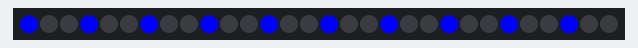
Bench run of a sketch on a simulated Arduino Uno, built with avr-gcc and run on an emulated ATmega328P. On the bench: 30 RGB LEDs in strip order, left to right. What the sketch prints to the serial monitor is not drawn.

Above: at 0.35 s.
At 104.2 s:
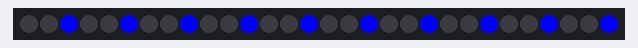

The sketch:

LEDInfiniteChase.ino
```cpp
/*
 * CHASE classes that infinitely chase colors in different orders of colors A and B.
 * "Mid" classes start the chase from the middle of the LED strip and extend outward.
 * AABB
 * ABBB
 * midAABB
 * midABBB
 */

#include <Adafruit_NeoPixel.h>

#define PIN 6
#define N_LEDS 30

Adafruit_NeoPixel strip = Adafruit_NeoPixel(N_LEDS, PIN, NEO_GRB + NEO_KHZ800);

void setup() {
  Serial.begin(9800);
  strip.begin();
  strip.show();

}

void loop() {

//COLORS
  uint32_t red = strip.Color(255, 0, 0);
  uint32_t green = strip.Color(0, 255, 0);
  uint32_t blue = strip.Color(0, 0, 255);
  uint32_t purple = strip.Color(255, 0, 255);
  uint32_t white = strip.Color(50, 50, 50);
  uint32_t black = strip.Color(0, 0, 0);

  Serial.print(purple);
  ABBBChase(blue, black, 85);
}

static void AABBChase(uint32_t c1, uint32_t c2, int speed){
// Creates an A-A-B-B pattern.

for(int i=0; i<4; i++){
  strip.setPixelColor(i-3,  c1);
  strip.setPixelColor(i-2,  c1);
  strip.setPixelColor(i-1,  c2);
  strip.setPixelColor(i+0,  c2);
  strip.setPixelColor(i+1,  c1);
  strip.setPixelColor(i+2,  c1);
  strip.setPixelColor(i+3,  c2);
  strip.setPixelColor(i+4,  c2);
  strip.setPixelColor(i+5,  c1);
  strip.setPixelColor(i+6,  c1);
  strip.setPixelColor(i+7,  c2);
  strip.setPixelColor(i+8,  c2);
  strip.setPixelColor(i+9,  c1);
  strip.setPixelColor(i+10, c1);
  strip.setPixelColor(i+11, c2);
  strip.setPixelColor(i+12, c2);
  strip.setPixelColor(i+13, c1);
  strip.setPixelColor(i+14, c1);
  strip.setPixelColor(i+15, c2);
  strip.setPixelColor(i+16, c2);
  strip.setPixelColor(i+17, c1);
  strip.setPixelColor(i+18, c1);
  strip.setPixelColor(i+19, c2);
  strip.setPixelColor(i+20, c2);
  strip.setPixelColor(i+21, c1);
  strip.setPixelColor(i+22, c1);
  strip.setPixelColor(i+23, c2);
  strip.setPixelColor(i+24, c2);
  strip.setPixelColor(i+25, c1);
  strip.setPixelColor(i+26, c1);
  strip.setPixelColor(i+27, c2);
  strip.setPixelColor(i+28, c2);
  strip.setPixelColor(i+29, c1);

  strip.show();
  delay(speed); //higher number = lower speed
  }
}

static void ABBBChase(uint32_t c1, uint32_t c2, int speed){
// Creates an A-B-B-B pattern.

for(int i=0; i<4; i++){
  strip.setPixelColor(i-3,  c1);
  strip.setPixelColor(i-2,  c2);
  strip.setPixelColor(i-1,  c2);
  strip.setPixelColor(i+0,  c1);
  strip.setPixelColor(i+1,  c2);
  strip.setPixelColor(i+2,  c2);
  strip.setPixelColor(i+3,  c1);
  strip.setPixelColor(i+4,  c2);
  strip.setPixelColor(i+5,  c2);
  strip.setPixelColor(i+6,  c1);
  strip.setPixelColor(i+7,  c2);
  strip.setPixelColor(i+8,  c2);
  strip.setPixelColor(i+9,  c1);
  strip.setPixelColor(i+10, c2);
  strip.setPixelColor(i+11, c2);
  strip.setPixelColor(i+12, c1);
  strip.setPixelColor(i+13, c2);
  strip.setPixelColor(i+14, c2);
  strip.setPixelColor(i+15, c1);
  strip.setPixelColor(i+16, c2);
  strip.setPixelColor(i+17, c2);
  strip.setPixelColor(i+18, c1);
  strip.setPixelColor(i+19, c2);
  strip.setPixelColor(i+20, c2);
  strip.setPixelColor(i+21, c1);
  strip.setPixelColor(i+22, c2);
  strip.setPixelColor(i+23, c2);
  strip.setPixelColor(i+24, c1);
  strip.setPixelColor(i+25, c2);
  strip.setPixelColor(i+26, c2);
  strip.setPixelColor(i+27, c1);
  strip.setPixelColor(i+28, c2);
  strip.setPixelColor(i+29, c2);

  strip.show();
  delay(speed);
  }
}

static void midAABBChase(uint32_t c1, uint32_t c2, int speed){
// Creates a center origin AABB pattern.

for(int i=0; i<4; i++){
//Set 1
if(i==0){
  strip.setPixelColor(0,  c2);
  strip.setPixelColor(1,  c2);
  strip.setPixelColor(2,  c1);
  strip.setPixelColor(3,  c1);
  strip.setPixelColor(4,  c2);
  strip.setPixelColor(5,  c2);
  strip.setPixelColor(6,  c1);
  strip.setPixelColor(7,  c1);
  strip.setPixelColor(8,  c2);
  strip.setPixelColor(9,  c2);
  strip.setPixelColor(10, c1);
  strip.setPixelColor(11, c1);
  strip.setPixelColor(12, c2);
  strip.setPixelColor(13, c2);
  strip.setPixelColor(14, c1);
  // --------------ORIGIN------------------
  strip.setPixelColor(15, c1);
  strip.setPixelColor(17, c2);
  strip.setPixelColor(18, c1);
  strip.setPixelColor(19, c1);
  strip.setPixelColor(20, c2);
  strip.setPixelColor(21, c2);
  strip.setPixelColor(22, c1);
  strip.setPixelColor(23, c1);
  strip.setPixelColor(24, c2);
  strip.setPixelColor(25, c2);
  strip.setPixelColor(26, c1);
  strip.setPixelColor(27, c1);
  strip.setPixelColor(28, c2);
  strip.setPixelColor(29, c2);

  strip.show();
  delay(speed);
}
//Set 2
if (i==1){

  strip.setPixelColor(0,  c2);
  strip.setPixelColor(1,  c1);
  strip.setPixelColor(2,  c1);
  strip.setPixelColor(3,  c2);
  strip.setPixelColor(4,  c2);
  strip.setPixelColor(5,  c1);
  strip.setPixelColor(6,  c1);
  strip.setPixelColor(7,  c2);
  strip.setPixelColor(8,  c2);
  strip.setPixelColor(9,  c1);
  strip.setPixelColor(10, c1);
  strip.setPixelColor(11, c2);
  strip.setPixelColor(12, c2);
  strip.setPixelColor(13, c1);
  strip.setPixelColor(14, c1);
  // --------------ORIGIN------------------
  strip.setPixelColor(15, c1);
  strip.setPixelColor(16, c1);
  strip.setPixelColor(17, c2);
  strip.setPixelColor(18, c2);
  strip.setPixelColor(19, c1);
  strip.setPixelColor(20, c1);
  strip.setPixelColor(21, c2);
  strip.setPixelColor(22, c2);
  strip.setPixelColor(23, c1);
  strip.setPixelColor(24, c1);
  strip.setPixelColor(25, c2);
  strip.setPixelColor(26, c2);
  strip.setPixelColor(27, c1);
  strip.setPixelColor(28, c1);
  strip.setPixelColor(29, c2);

  strip.show();
  delay(speed);
}
//Set 3
if (i==2){
  strip.setPixelColor(0,  c1);
  strip.setPixelColor(1,  c1);
  strip.setPixelColor(2,  c2);
  strip.setPixelColor(3,  c2);
  strip.setPixelColor(4,  c1);
  strip.setPixelColor(5,  c1);
  strip.setPixelColor(6,  c2);
  strip.setPixelColor(7,  c2);
  strip.setPixelColor(8,  c1);
  strip.setPixelColor(9,  c1);
  strip.setPixelColor(10, c2);
  strip.setPixelColor(11, c2);
  strip.setPixelColor(12, c1);
  strip.setPixelColor(13, c1);
  strip.setPixelColor(14, c2);
  // --------------ORIGIN------------------
  strip.setPixelColor(15, c2);
  strip.setPixelColor(16, c1);
  strip.setPixelColor(17, c1);
  strip.setPixelColor(18, c2);
  strip.setPixelColor(19, c2);
  strip.setPixelColor(20, c1);
  strip.setPixelColor(21, c1);
  strip.setPixelColor(22, c2);
  strip.setPixelColor(23, c2);
  strip.setPixelColor(24, c1);
  strip.setPixelColor(25, c1);
  strip.setPixelColor(26, c2);
  strip.setPixelColor(27, c2);
  strip.setPixelColor(28, c1);
  strip.setPixelColor(29, c1);

  strip.show();
  delay(speed);
}
//Set 4
if(i==3){
  strip.setPixelColor(0,  c1);
  strip.setPixelColor(1,  c2);
  strip.setPixelColor(2,  c2);
  strip.setPixelColor(3,  c1);
  strip.setPixelColor(4,  c1);
  strip.setPixelColor(5,  c2);
  strip.setPixelColor(6,  c2);
  strip.setPixelColor(7,  c1);
  strip.setPixelColor(8,  c1);
  strip.setPixelColor(9,  c2);
  strip.setPixelColor(10, c2);
  strip.setPixelColor(11, c1);
  strip.setPixelColor(12, c1);
  strip.setPixelColor(13, c2);
  strip.setPixelColor(14, c2);
  // --------------ORIGIN------------------
  strip.setPixelColor(15, c2);
  strip.setPixelColor(16, c2);
  strip.setPixelColor(17, c1);
  strip.setPixelColor(18, c1);
  strip.setPixelColor(19, c2);
  strip.setPixelColor(20, c2);
  strip.setPixelColor(21, c1);
  strip.setPixelColor(22, c1);
  strip.setPixelColor(23, c2);
  strip.setPixelColor(24, c2);
  strip.setPixelColor(25, c1);
  strip.setPixelColor(26, c1);
  strip.setPixelColor(27, c2);
  strip.setPixelColor(28, c2);
  strip.setPixelColor(29, c1);

  strip.show();
  delay(speed);
    }
  }
}

static void midABBBChase(uint32_t c1, uint32_t c2, int speed){
// Creates a center origin ABBB pattern.

for(int i=0; i<4; i++){
//Set 1
if(i==0){
  strip.setPixelColor(0,  c2);
  strip.setPixelColor(1,  c2);
  strip.setPixelColor(2,  c1);
  strip.setPixelColor(3,  c2);
  strip.setPixelColor(4,  c2);
  strip.setPixelColor(5,  c2);
  strip.setPixelColor(6,  c1);
  strip.setPixelColor(7,  c2);
  strip.setPixelColor(8,  c2);
  strip.setPixelColor(9,  c2);
  strip.setPixelColor(10, c1);
  strip.setPixelColor(11, c2);
  strip.setPixelColor(12, c2);
  strip.setPixelColor(13, c2);
  strip.setPixelColor(14, c1);
  // --------------ORIGIN------------------
  strip.setPixelColor(15, c1);
  strip.setPixelColor(16, c2);
  strip.setPixelColor(17, c2);
  strip.setPixelColor(18, c2);
  strip.setPixelColor(19, c1);
  strip.setPixelColor(20, c2);
  strip.setPixelColor(21, c2);
  strip.setPixelColor(22, c2);
  strip.setPixelColor(23, c1);
  strip.setPixelColor(24, c2);
  strip.setPixelColor(25, c2);
  strip.setPixelColor(26, c2);
  strip.setPixelColor(27, c1);
  strip.setPixelColor(28, c2);
  strip.setPixelColor(29, c2);

  strip.show();
  delay(speed);
}
//Set 2
if (i==1){

  strip.setPixelColor(0,  c2);
  strip.setPixelColor(1,  c1);
  strip.setPixelColor(2,  c2);
  strip.setPixelColor(3,  c2);
  strip.setPixelColor(4,  c2);
  strip.setPixelColor(5,  c1);
  strip.setPixelColor(6,  c2);
  strip.setPixelColor(7,  c2);
  strip.setPixelColor(8,  c2);
  strip.setPixelColor(9,  c1);
  strip.setPixelColor(10, c2);
  strip.setPixelColor(11, c2);
  strip.setPixelColor(12, c2);
  strip.setPixelColor(13, c1);
  strip.setPixelColor(14, c2);
  // --------------ORIGIN------------------
  strip.setPixelColor(15, c2);
  strip.setPixelColor(16, c1);
  strip.setPixelColor(17, c2);
  strip.setPixelColor(18, c2);
  strip.setPixelColor(19, c2);
  strip.setPixelColor(20, c1);
  strip.setPixelColor(21, c2);
  strip.setPixelColor(22, c2);
  strip.setPixelColor(23, c2);
  strip.setPixelColor(24, c1);
  strip.setPixelColor(25, c2);
  strip.setPixelColor(26, c2);
  strip.setPixelColor(27, c2);
  strip.setPixelColor(28, c1);
  strip.setPixelColor(29, c2);

  strip.show();
  delay(speed);
}
//Set 3
if (i==2){
  strip.setPixelColor(0,  c1);
  strip.setPixelColor(1,  c2);
  strip.setPixelColor(2,  c2);
  strip.setPixelColor(3,  c2);
  strip.setPixelColor(4,  c1);
  strip.setPixelColor(5,  c2);
  strip.setPixelColor(6,  c2);
  strip.setPixelColor(7,  c2);
  strip.setPixelColor(8,  c1);
  strip.setPixelColor(9,  c2);
  strip.setPixelColor(10, c2);
  strip.setPixelColor(11, c2);
  strip.setPixelColor(12, c1);
  strip.setPixelColor(13, c2);
  strip.setPixelColor(14, c2);
  // --------------ORIGIN------------------
  strip.setPixelColor(15, c2);
  strip.setPixelColor(16, c2);
  strip.setPixelColor(17, c1);
  strip.setPixelColor(18, c2);
  strip.setPixelColor(19, c2);
  strip.setPixelColor(20, c2);
  strip.setPixelColor(21, c1);
  strip.setPixelColor(22, c2);
  strip.setPixelColor(23, c2);
  strip.setPixelColor(24, c2);
  strip.setPixelColor(25, c1);
  strip.setPixelColor(26, c2);
  strip.setPixelColor(27, c2);
  strip.setPixelColor(28, c2);
  strip.setPixelColor(29, c1);

  strip.show();
  delay(speed);
}
//Set 4
if(i==3){
  strip.setPixelColor(0,  c2);
  strip.setPixelColor(1,  c2);
  strip.setPixelColor(2,  c2);
  strip.setPixelColor(3,  c1);
  strip.setPixelColor(4,  c2);
  strip.setPixelColor(5,  c2);
  strip.setPixelColor(6,  c2);
  strip.setPixelColor(7,  c1);
  strip.setPixelColor(8,  c2);
  strip.setPixelColor(9,  c2);
  strip.setPixelColor(10, c2);
  strip.setPixelColor(11, c1);
  strip.setPixelColor(12, c2);
  strip.setPixelColor(13, c2);
  strip.setPixelColor(14, c2);
  // --------------ORIGIN------------------
  strip.setPixelColor(15, c2);
  strip.setPixelColor(16, c2);
  strip.setPixelColor(17, c2);
  strip.setPixelColor(18, c1);
  strip.setPixelColor(19, c2);
  strip.setPixelColor(20, c2);
  strip.setPixelColor(21, c2);
  strip.setPixelColor(22, c1);
  strip.setPixelColor(23, c2);
  strip.setPixelColor(24, c2);
  strip.setPixelColor(25, c2);
  strip.setPixelColor(26, c1);
  strip.setPixelColor(27, c2);
  strip.setPixelColor(28, c2);
  strip.setPixelColor(29, c2);

  strip.show();
  delay(speed);
    }
  }
}

static void midShuffleChase(uint32_t c1, uint32_t c2, int speed){
// Creates a center origin AABB pattern.

for(int i=0; i<8; i++){
//Set 1
if(i==0){
  strip.setPixelColor(0,  c2);
  strip.setPixelColor(1,  c1);
  strip.setPixelColor(2,  c1);
  strip.setPixelColor(3,  c1);
  strip.setPixelColor(4,  c2);
  strip.setPixelColor(5,  c1);
  strip.setPixelColor(6,  c1);
  strip.setPixelColor(7,  c1);
  strip.setPixelColor(8,  c2);
  strip.setPixelColor(9,  c1);
  strip.setPixelColor(10, c1);
  strip.setPixelColor(11, c1);
  strip.setPixelColor(12, c2);
  strip.setPixelColor(13, c1);
  strip.setPixelColor(14, c1);
  // --------------ORIGIN------------------
  strip.setPixelColor(15, c1);
  strip.setPixelColor(16, c1);
  strip.setPixelColor(17, c2);
  strip.setPixelColor(18, c1);
  strip.setPixelColor(19, c1);
  strip.setPixelColor(20, c1);
  strip.setPixelColor(21, c2);
  strip.setPixelColor(22, c1);
  strip.setPixelColor(23, c1);
  strip.setPixelColor(24, c1);
  strip.setPixelColor(25, c2);
  strip.setPixelColor(26, c1);
  strip.setPixelColor(27, c1);
  strip.setPixelColor(28, c1);
  strip.setPixelColor(29, c2);

  strip.show();
  delay(speed);
}
//Set 2
if (i==1){

  strip.setPixelColor(0,  c2);
  strip.setPixelColor(1,  c1);
  strip.setPixelColor(2,  c1);
  strip.setPixelColor(3,  c2);
  strip.setPixelColor(4,  c2);
  strip.setPixelColor(5,  c1);
  strip.setPixelColor(6,  c1);
  strip.setPixelColor(7,  c2);
  strip.setPixelColor(8,  c2);
  strip.setPixelColor(9,  c1);
  strip.setPixelColor(10, c1);
  strip.setPixelColor(11, c2);
  strip.setPixelColor(12, c2);
  strip.setPixelColor(13, c1);
  strip.setPixelColor(14, c1);
  // --------------ORIGIN------------------
  strip.setPixelColor(15, c1);
  strip.setPixelColor(16, c1);
  strip.setPixelColor(17, c2);
  strip.setPixelColor(18, c2);
  strip.setPixelColor(19, c1);
  strip.setPixelColor(20, c1);
  strip.setPixelColor(21, c2);
  strip.setPixelColor(22, c2);
  strip.setPixelColor(23, c1);
  strip.setPixelColor(24, c1);
  strip.setPixelColor(25, c2);
  strip.setPixelColor(26, c2);
  strip.setPixelColor(27, c1);
  strip.setPixelColor(28, c1);
  strip.setPixelColor(29, c2);

  strip.show();
  delay(speed);
}
//Set 3
if (i==2){
  strip.setPixelColor(0,  c1);
  strip.setPixelColor(1,  c1);
  strip.setPixelColor(2,  c1);
  strip.setPixelColor(3,  c2);
  strip.setPixelColor(4,  c1);
  strip.setPixelColor(5,  c1);
  strip.setPixelColor(6,  c1);
  strip.setPixelColor(7,  c2);
  strip.setPixelColor(8,  c1);
  strip.setPixelColor(9,  c1);
  strip.setPixelColor(10, c1);
  strip.setPixelColor(11, c2);
  strip.setPixelColor(12, c1);
  strip.setPixelColor(13, c1);
  strip.setPixelColor(14, c1);
  // --------------ORIGIN------------------
  strip.setPixelColor(15, c1);
  strip.setPixelColor(16, c1);
  strip.setPixelColor(17, c1);
  strip.setPixelColor(18, c2);
  strip.setPixelColor(19, c1);
  strip.setPixelColor(20, c1);
  strip.setPixelColor(21, c1);
  strip.setPixelColor(22, c2);
  strip.setPixelColor(23, c1);
  strip.setPixelColor(24, c1);
  strip.setPixelColor(25, c1);
  strip.setPixelColor(26, c2);
  strip.setPixelColor(27, c1);
  strip.setPixelColor(28, c1);
  strip.setPixelColor(29, c1);

  strip.show();
  delay(speed);
}
//Set 4
if(i==3){
  strip.setPixelColor(0,  c1);
  strip.setPixelColor(1,  c1);
  strip.setPixelColor(2,  c2);
  strip.setPixelColor(3,  c2);
  strip.setPixelColor(4,  c1);
  strip.setPixelColor(5,  c1);
  strip.setPixelColor(6,  c2);
  strip.setPixelColor(7,  c2);
  strip.setPixelColor(8,  c1);
  strip.setPixelColor(9,  c1);
  strip.setPixelColor(10, c2);
  strip.setPixelColor(11, c2);
  strip.setPixelColor(12, c1);
  strip.setPixelColor(13, c1);
  strip.setPixelColor(14, c2);
  // --------------ORIGIN------------------
  strip.setPixelColor(15, c2);
  strip.setPixelColor(16, c1);
  strip.setPixelColor(17, c1);
  strip.setPixelColor(18, c2);
  strip.setPixelColor(19, c2);
  strip.setPixelColor(20, c1);
  strip.setPixelColor(21, c1);
  strip.setPixelColor(22, c2);
  strip.setPixelColor(23, c2);
  strip.setPixelColor(24, c1);
  strip.setPixelColor(25, c1);
  strip.setPixelColor(26, c2);
  strip.setPixelColor(27, c2);
  strip.setPixelColor(28, c1);
  strip.setPixelColor(29, c1);

  strip.show();
  delay(speed);
    }
//Set 5
if(i==4){
  strip.setPixelColor(0,  c1);
  strip.setPixelColor(1,  c1);
  strip.setPixelColor(2,  c2);
  strip.setPixelColor(3,  c1);
  strip.setPixelColor(4,  c1);
  strip.setPixelColor(5,  c1);
  strip.setPixelColor(6,  c2);
  strip.setPixelColor(7,  c1);
  strip.setPixelColor(8,  c1);
  strip.setPixelColor(9,  c1);
  strip.setPixelColor(10, c2);
  strip.setPixelColor(11, c1);
  strip.setPixelColor(12, c1);
  strip.setPixelColor(13, c1);
  strip.setPixelColor(14, c2);
  // --------------ORIGIN------------------
  strip.setPixelColor(15, c2);
  strip.setPixelColor(16, c1);
  strip.setPixelColor(17, c1);
  strip.setPixelColor(18, c1);
  strip.setPixelColor(19, c2);
  strip.setPixelColor(20, c1);
  strip.setPixelColor(21, c1);
  strip.setPixelColor(22, c1);
  strip.setPixelColor(23, c2);
  strip.setPixelColor(24, c1);
  strip.setPixelColor(25, c1);
  strip.setPixelColor(26, c1);
  strip.setPixelColor(27, c2);
  strip.setPixelColor(28, c1);
  strip.setPixelColor(29, c1);

  strip.show();
  delay(speed);
}

//Set 6
if(i==5){
  strip.setPixelColor(0,  c1);
  strip.setPixelColor(1,  c2);
  strip.setPixelColor(2,  c2);
  strip.setPixelColor(3,  c1);
  strip.setPixelColor(4,  c1);
  strip.setPixelColor(5,  c2);
  strip.setPixelColor(6,  c2);
  strip.setPixelColor(7,  c1);
  strip.setPixelColor(8,  c1);
  strip.setPixelColor(9,  c2);
  strip.setPixelColor(10, c2);
  strip.setPixelColor(11, c1);
  strip.setPixelColor(12, c1);
  strip.setPixelColor(13, c2);
  strip.setPixelColor(14, c2);
  // --------------ORIGIN------------------
  strip.setPixelColor(15, c2);
  strip.setPixelColor(16, c2);
  strip.setPixelColor(17, c1);
  strip.setPixelColor(18, c1);
  strip.setPixelColor(19, c2);
  strip.setPixelColor(20, c2);
  strip.setPixelColor(21, c1);
  strip.setPixelColor(22, c1);
  strip.setPixelColor(23, c2);
  strip.setPixelColor(24, c2);
  strip.setPixelColor(25, c1);
  strip.setPixelColor(26, c1);
  strip.setPixelColor(27, c2);
  strip.setPixelColor(28, c2);
  strip.setPixelColor(29, c1);

  strip.show();
  delay(speed);
}

//Set 7
if(i==6){
  strip.setPixelColor(0,  c1);
  strip.setPixelColor(1,  c2);
  strip.setPixelColor(2,  c1);
  strip.setPixelColor(3,  c1);
  strip.setPixelColor(4,  c1);
  strip.setPixelColor(5,  c2);
  strip.setPixelColor(6,  c1);
  strip.setPixelColor(7,  c1);
  strip.setPixelColor(8,  c1);
  strip.setPixelColor(9,  c2);
  strip.setPixelColor(10, c1);
  strip.setPixelColor(11, c1);
  strip.setPixelColor(12, c1);
  strip.setPixelColor(13, c2);
  strip.setPixelColor(14, c1);
  // --------------ORIGIN------------------
  strip.setPixelColor(15, c1);
  strip.setPixelColor(16, c2);
  strip.setPixelColor(17, c1);
  strip.setPixelColor(18, c1);
  strip.setPixelColor(19, c1);
  strip.setPixelColor(20, c2);
  strip.setPixelColor(21, c1);
  strip.setPixelColor(22, c1);
  strip.setPixelColor(23, c1);
  strip.setPixelColor(24, c2);
  strip.setPixelColor(25, c1);
  strip.setPixelColor(26, c1);
  strip.setPixelColor(27, c1);
  strip.setPixelColor(28, c2);
  strip.setPixelColor(29, c1);

  strip.show();
  delay(speed);
}

//Set 8
if(i==7){
  strip.setPixelColor(0,  c2);
  strip.setPixelColor(1,  c2);
  strip.setPixelColor(2,  c1);
  strip.setPixelColor(3,  c1);
  strip.setPixelColor(4,  c2);
  strip.setPixelColor(5,  c2);
  strip.setPixelColor(6,  c1);
  strip.setPixelColor(7,  c1);
  strip.setPixelColor(8,  c2);
  strip.setPixelColor(9,  c2);
  strip.setPixelColor(10, c1);
  strip.setPixelColor(11, c1);
  strip.setPixelColor(12, c2);
  strip.setPixelColor(13, c2);
  strip.setPixelColor(14, c1);
  // --------------ORIGIN------------------
  strip.setPixelColor(15, c1);
  strip.setPixelColor(16, c2);
  strip.setPixelColor(17, c2);
  strip.setPixelColor(18, c1);
  strip.setPixelColor(19, c1);
  strip.setPixelColor(20, c2);
  strip.setPixelColor(21, c2);
  strip.setPixelColor(22, c1);
  strip.setPixelColor(23, c1);
  strip.setPixelColor(24, c2);
  strip.setPixelColor(25, c2);
  strip.setPixelColor(26, c1);
  strip.setPixelColor(27, c1);
  strip.setPixelColor(28, c2);
  strip.setPixelColor(29, c2);

  strip.show();
  delay(speed);
}
  }
}
```
